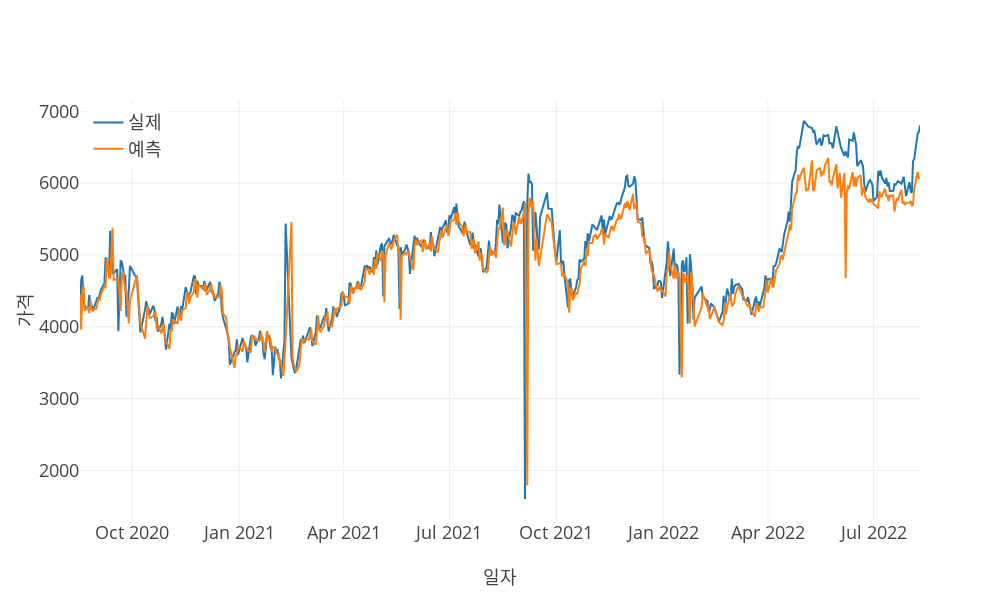

This figure's notebook cell:
### Markdown cell above
# Machine learning

### Code cell
print("\nSupport Vector Regression")
svr, _ = support_vector_regression(X_train, y_train, search=True, **ml_searchCV_params)
svr_predictions = svr.predict(X_test)
model_eval(y_test, svr_predictions, predictions_x_axis, stdout=stdout, vis=vis, **{'scaler': output_scaler})

### Figure 1 — Plotly figure (JSON) as saved in the notebook; plotly's stock layout.template omitted (floating-point values rounded to 4 significant figures; data arrays with more than 128 entries replaced by an {"elided": "..."} marker saying what was removed)
{"data": [{"mode": "lines", "name": "실제", "type": "scatter", "x": {"elided": "510 str values"}, "y": {"elided": "510 float values"}}, {"mode": "lines", "name": "예측", "type": "scatter", "x": {"elided": "510 str values"}, "y": {"elided": "510 float values"}}], "layout": {"height": 600, "legend": {"x": 0.01, "xanchor": "left", "y": 0.99, "yanchor": "top"}, "width": 1000, "xaxis": {"title": {"text": "일자"}}, "yaxis": {"title": {"text": "가격"}}}}
